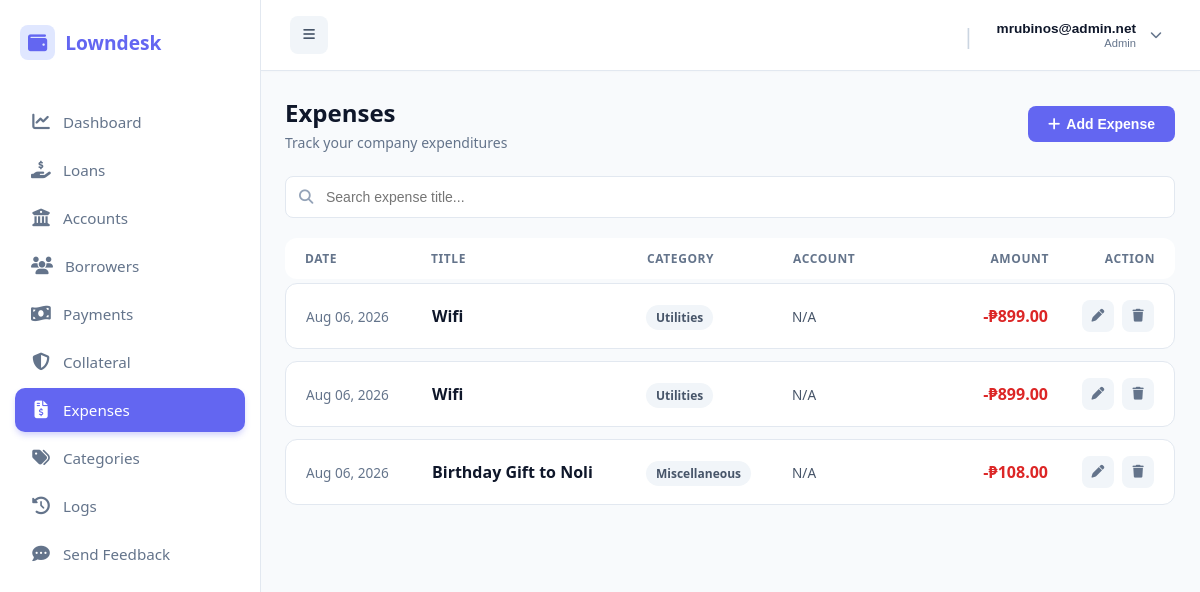
The page /public/index.php?url=expense/index (signed in) on the database its author committed.
### tables this page shows
CREATE TABLE `expenses` (
  `id` int(11) NOT NULL,
  `company_id` int(11) NOT NULL,
  `account_id` int(11) DEFAULT NULL,
  `title` varchar(255) NOT NULL,
  `amount` decimal(12,2) NOT NULL,
  `category` varchar(100) DEFAULT 'General',
  `category_id` int(11) DEFAULT NULL,
  `expense_date` date NOT NULL,
  `notes` text DEFAULT NULL,
  `created_at` timestamp NOT NULL DEFAULT current_timestamp()
);

CREATE TABLE `categories` (
  `id` int(11) NOT NULL,
  `company_id` int(11) NOT NULL,
  `type` varchar(50) NOT NULL,
  `name` varchar(100) NOT NULL,
  `description` text DEFAULT NULL,
  `created_at` timestamp NOT NULL DEFAULT current_timestamp()
);

### app/controllers/ExpenseController.php (called while the page is built, shortened)
<?php
class ExpenseController {
    public function index() {
        $company_id = $_SESSION['user']['company_id'];
        $db = (new Loan())->getDb();
        $stmt = $db->prepare("
            SELECT e.*, c.name as category_name
            FROM expenses e
            LEFT JOIN categories c ON e.category_id = c.id
            WHERE e.company_id = ?
            ORDER BY e.expense_date DESC
        ");
        $stmt->execute([$company_id]);
        $expenses = $stmt->fetchAll();
        require_once dirname(__DIR__) . '/views/admin/expenses/index.php';
    }
}

### public/index.php (called while the page is built, shortened)
<?php
$init = new App();

### app/views/admin/expenses/index.php (the view, shortened to what this page needs)
<?php require_once dirname(__DIR__, 2) . '/layouts/header.php'; ?>
<div class="page-container">
    <div class="page-header">
        <div>
            <h1 class="page-title">Expenses</h1>
            <p class="page-subtitle">Track your company expenditures</p>
        </div>
        <button type="button" class="btn-add" onclick="openAddModal()">
            <i class="fas fa-plus"></i> Add Expense
        </button>
    </div>
    <div class="filter-card">
        <div class="search-wrapper">
            <i class="fas fa-search search-icon"></i>
            <input type="text" id="searchInput" class="search-input" placeholder="Search expense title..." onkeyup="filterExpenses()">
        </div>
    </div>
    <div class="exp-list">
        <div class="exp-row header">
            <div>Date</div>
            <div>Title</div>
            <div>Category</div>
            <div>Account</div>
            <div style="text-align: right;">Amount</div>
            <div style="text-align: right;">Action</div>
        </div>
        <?php if (empty($expenses)): ?>
            <div style="padding: 40px; text-align: center; color: #94a3b8; background: #ffffff; border: 1px solid #e2e8f0; border-radius: 12px;">No expenses recorded yet.</div>
        <?php else: ?>
            <?php foreach ($expenses as $exp): ?>
            <div class="exp-row expense-item" data-title="<?= strtolower(htmlspecialchars($exp['title'])) ?>">
                <div data-label="Date" style="font-size: 0.85rem; color: #64748b;"><?= date('M d, Y', strtotime($exp['expense_date'])) ?></div>
                <div data-label="Title" style="font-weight: 600; color: #0f172a;"><?= htmlspecialchars($exp['title']) ?></div>
                <div data-label="Category">
                    <span style="background:#f1f5f9; padding:4px 10px; border-radius:20px; font-size:0.75rem; font-weight: 600; color: #475569;">
                        <?= htmlspecialchars($exp['category_name'] ?? 'General') ?>
                    </span>
                </div>
                <div data-label="Account" style="font-size: 0.85rem; color: #475569; font-weight: 500;">
                    <?= htmlspecialchars($exp['account_name'] ?? 'N/A') ?>
                </div>
                <div data-label="Amount" style="color: #dc2626; font-weight: 700; text-align: right;">-₱<?= number_format($exp['amount'], 2) ?></div>
                <div data-label="Action" class="action-group">
                    <button type="button" class="icon-btn icon-btn-edit"
                            title="Edit Expense"
                            data-id="<?= $exp['id'] ?>"
                            data-title="<?= htmlspecialchars($exp['title'] ?? '', ENT_QUOTES) ?>"
                            data-amount="<?= $exp['amount'] ?>"
                            data-date="<?= $exp['expense_date'] ?>"
                            data-category="<?= $exp['category_id'] ?>"
                            data-account="<?= $exp['account_id'] ?>"
                            onclick="openEditModal(this)">
                        <i class="fas fa-pen"></i>
                    </button>
                    <button type="button" class="icon-btn icon-btn-delete"
                            title="Delete Expense"
                            data-id="<?= $exp['id'] ?>"
                            data-title="<?= htmlspecialchars($exp['title'] ?? '', ENT_QUOTES) ?>"
                            onclick="openDeleteModal(this)">
                        <i class="fas fa-trash"></i>
                    </button>
                </div>
            </div>
            <?php endforeach; ?>
        <?php endif; ?>
    </div>
</div>
<?php require_once dirname(__DIR__, 2) . '/layouts/footer.php'; ?>

### app/views/layouts/header.php (style rules this page uses)
:root { --sidebar-bg: #ffffff; --primary-color: #6366f1; --hover-bg: #f5f3ff; --text-main: #1e293b; --text-muted: #64748b; --border-color: #e2e8f0; }
body { margin: 0; font-family: 'Segoe UI', sans-serif; background: #f8fafc; display: flex; }

### app/views/admin/expenses/index.php (style rules this page uses)
.page-header { display: flex; justify-content: space-between; align-items: center; margin-bottom: 24px; }
.page-title { font-size: 1.5rem; font-weight: 700; color: #0f172a; margin: 0 0 4px 0; }
.page-subtitle { color: #64748b; font-size: 0.875rem; margin: 0; }
.btn-add { background: #6366f1; color: #ffffff; padding: 10px 20px; border: none; border-radius: 8px; cursor: pointer; font-weight: 600; font-size: 0.875rem; display: inline-flex; align-items: center; gap: 6px; transition: background-color 0.2s; text-decoration: none; }
.filter-card { display: flex; gap: 16px; margin-bottom: 20px; align-items: center; }
.search-wrapper { position: relative; flex: 1; }
.search-icon { position: absolute; left: 14px; top: 50%; transform: translateY(-50%); color: #94a3b8; font-size: 0.9rem; }
.search-input { width: 100%; padding: 12px 16px 12px 40px; background: #ffffff; border: 1px solid #e2e8f0; border-radius: 8px; font-size: 0.875rem; color: #1e293b; outline: none; box-sizing: border-box; transition: border-color 0.2s; }
.exp-list { background: transparent; }
.exp-row { display: grid; grid-template-columns: 110px minmax(130px, 1fr) 130px 140px 100px 90px; padding: 16px 20px; background: #ffffff; border: 1px solid #e2e8f0; border-radius: 12px; margin-bottom: 12px; align-items: center; gap: 16px; transition: background-color 0.15s; }
.exp-row.header { background: #ffffff; font-weight: 700; color: #64748b; font-size: 0.75rem; letter-spacing: 0.05em; text-transform: uppercase; border: none; padding: 12px 20px; margin-bottom: 4px; }
.action-group { display: flex; align-items: center; justify-content: flex-end; gap: 8px; }
.icon-btn { width: 32px; height: 32px; border-radius: 8px; display: inline-flex; align-items: center; justify-content: center; border: none; background: #f1f5f9; color: #64748b; cursor: pointer; transition: all 0.2s ease; font-size: 0.8rem; }

### rows shown on the page
expenses: expense_date "Aug 06, 2026", title "Wifi", category.name "Utilities", account_name "N/A", amount "899.00"
expenses: expense_date "Aug 06, 2026", title "Wifi", category.name "Utilities", account_name "N/A", amount "899.00"
expenses: expense_date "Aug 06, 2026", title "Birthday Gift to Noli", category.name "Miscellaneous", account_name "N/A", amount "108.00"

### other values the page prints
$item['label'] "Dashboard"
$item['label'] "Loans"
$item['label'] "Accounts"
$item['label'] "Borrowers"
$item['label'] "Payments"
$item['label'] "Collateral"
$item['label'] "Expenses"
$item['label'] "Categories"
$item['label'] "Logs"
$item['label'] "Send Feedback"
$userName "mrubinos@admin.net"
$userRole ?: 'Active User' "Admin"
